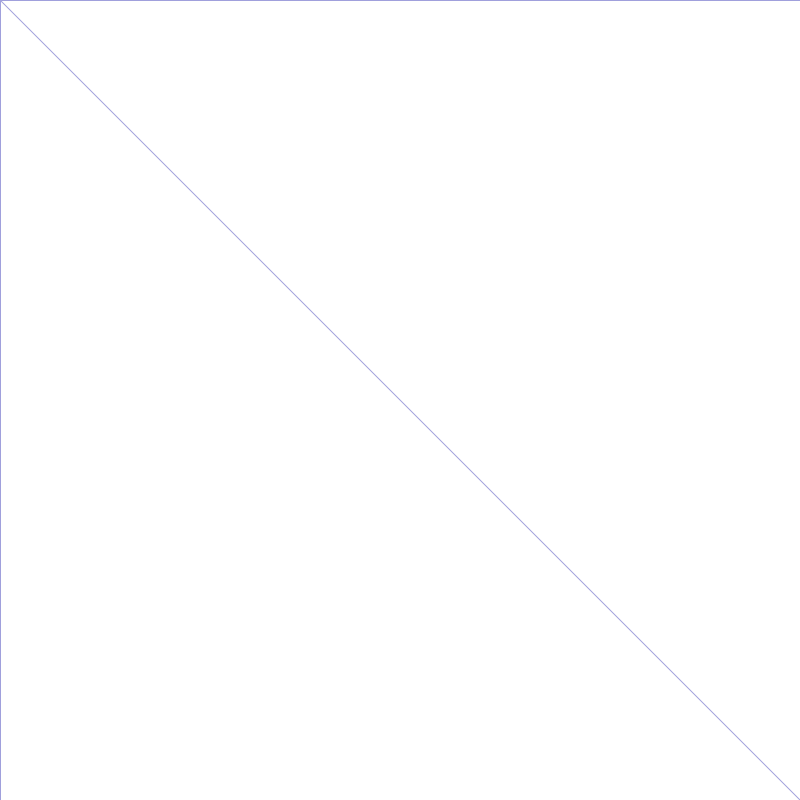
Frame 1 (no input)
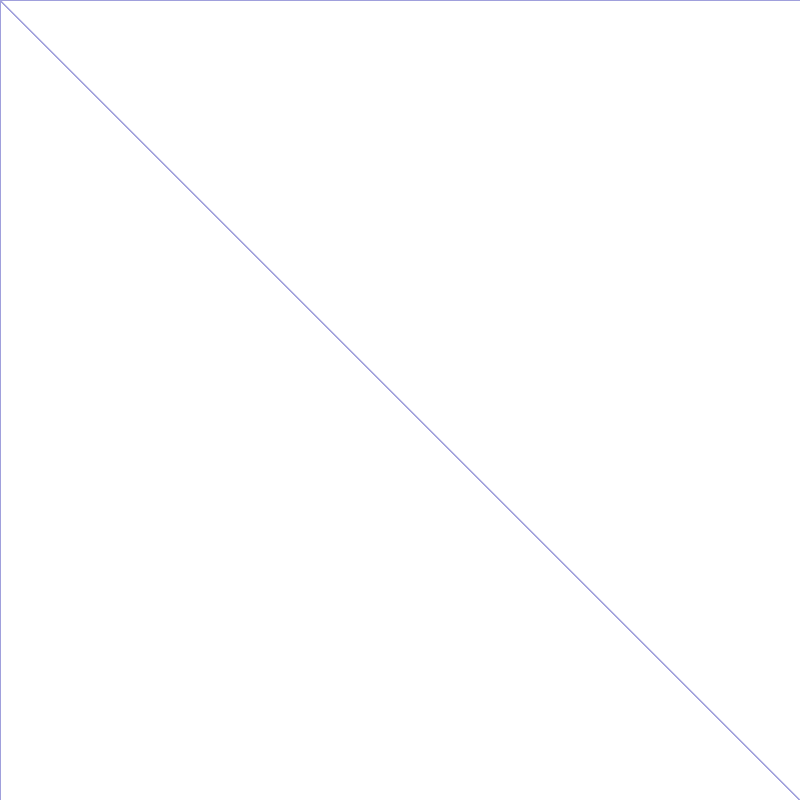
Frame 60 (the mouse pressed at the canvas centre just before this capture)
Frame 120 (the mouse held since frame 60 and released just before this capture): identical to frame 60, image omitted

The Processing sketch that drew these frames (run headless with seeded random() and noise(); from frame 60 on, the mouse is pressed at the canvas centre):

// Processing sketch: processing_31483
// ── processing_31483.pde

void setup() {
 
  size(800,800);
  stroke(160,160,220,255);
  background(255);
  smooth();
   }
 
void draw() {
  
  if (mousePressed == false){
      int a; a =mouseX;        
      int b =  mouseY;  
      int c = a + b;
      
      triangle(0,0,0,800,a,b);
      triangle(800,0,800,800,a,b);
   }
  else if(mousePressed == true) {
       noFill();
  }
  
}

                
